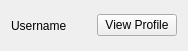
<?xml version="1.0" encoding="UTF-8"?>
<ui version="4.0">
 <class>NetworkFollower</class>
 <widget class="QWidget" name="NetworkFollower">
  <property name="geometry">
   <rect>
    <x>0</x>
    <y>0</y>
    <width>188</width>
    <height>51</height>
   </rect>
  </property>
  <property name="windowTitle">
   <string>Form</string>
  </property>
  <layout class="QHBoxLayout" name="horizontalLayout">
   <item>
    <widget class="QLabel" name="usernameLabel">
     <property name="text">
      <string>Username</string>
     </property>
    </widget>
   </item>
   <item>
    <widget class="QPushButton" name="viewProfileButton">
     <property name="cursor">
      <cursorShape>PointingHandCursor</cursorShape>
     </property>
     <property name="text">
      <string>View Profile</string>
     </property>
    </widget>
   </item>
  </layout>
 </widget>
 <resources/>
 <connections/>
</ui>
